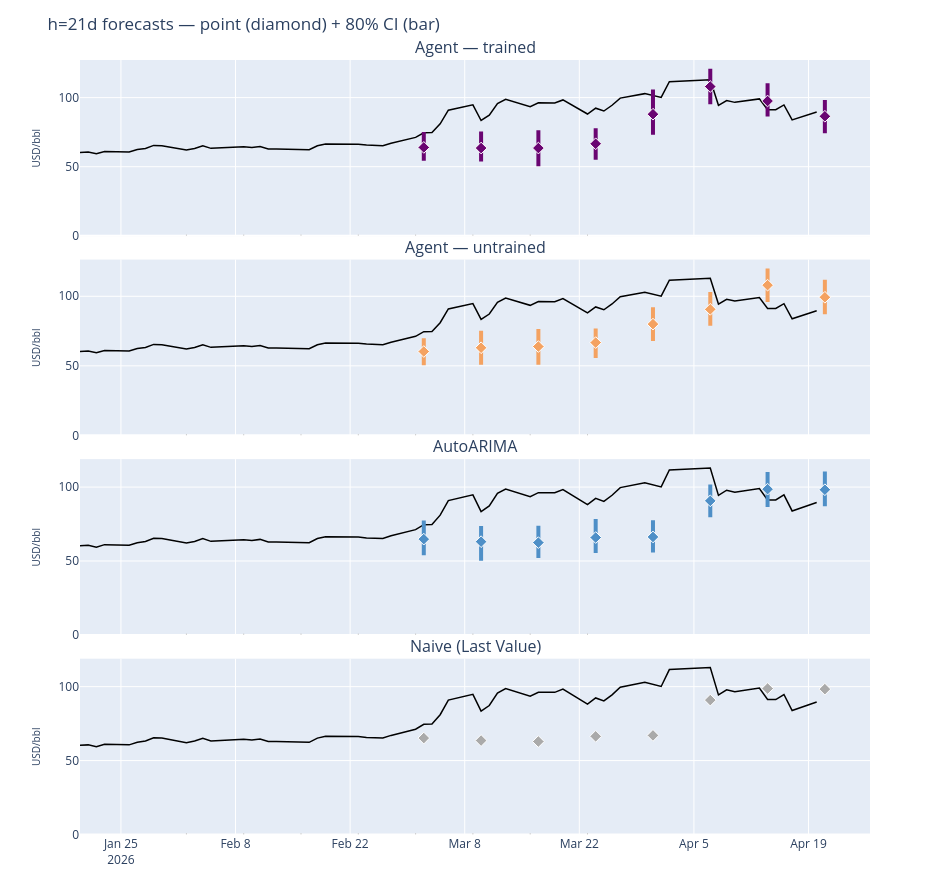

Notebook code for this chart:
### Markdown cell above
---
## 5. Forecast Comparison — All Eval Origins, h=21d

One panel per predictor, all eval origins on a shared time axis.
Each panel shows the realised WTI price (black line), the 21-day-ahead
point forecast (diamond), and the 80% prediction interval (vertical bar).
Ordered by CRPS score — best at top.

### Code cell
from datetime import datetime

import plotly.graph_objects as go
from plotly.subplots import make_subplots


_full_series = data_service.get_series("wti_crude_oil_price", as_of=datetime.now())
_price_ts = pd.to_datetime(_full_series["timestamp"])
_price_vals = _full_series["value"].values

_COLORS = {
    "Naive (Last Value)": "#aaaaaa",
    "AutoARIMA": "#4e8fc7",
    "Agent — untrained": "#f4a261",
    "Agent — trained": "#6a0572",
}
# Show predictors in scorecard order (best CRPS first)
_PREDICTOR_ORDER = [p for p in df_scorecard.index if p in _COLORS]


def _has_forecast(payload) -> bool:
    return hasattr(payload, "point_forecast") and hasattr(payload, "quantiles")


# Collect the longest-horizon prediction per (predictor, origin)
_h21: dict[tuple[str, str], object] = {}
for name, result in all_eval_results.items():
    for pred in result.predictions:
        if not _has_forecast(pred.payload):
            continue
        horizon = (pd.Timestamp(pred.forecast_date) - pd.Timestamp(pred.as_of)).days
        key = (name, str(pred.as_of.date()))
        existing = _h21.get(key)
        if existing is None:
            _h21[key] = pred
        else:
            existing_h = (pd.Timestamp(existing.forecast_date) - pd.Timestamp(existing.as_of)).days
            if horizon > existing_h:
                _h21[key] = pred
print(f"h-max predictions collected: {len(_h21)}")

_origins = sorted({str(pred.as_of.date()) for result in all_eval_results.values() for pred in result.predictions})
_t0 = pd.Timestamp(_origins[0]) - pd.Timedelta(days=14)
_t1 = pd.Timestamp(_origins[-1]) + pd.Timedelta(days=28)
_mask = (_price_ts >= _t0) & (_price_ts <= _t1)
_ctx_dates = _price_ts[_mask]
_ctx_prices = _price_vals[_mask]

_n_rows = len(_PREDICTOR_ORDER)
fig = make_subplots(
    rows=_n_rows,
    cols=1,
    shared_xaxes=True,
    vertical_spacing=0.03,
    subplot_titles=_PREDICTOR_ORDER,
)

for row_idx, name in enumerate(_PREDICTOR_ORDER, 1):
    color = _COLORS[name]
    fig.add_trace(
        go.Scatter(
            x=_ctx_dates,
            y=_ctx_prices,
            mode="lines",
            name="Actual",
            line={"color": "black", "width": 1.5},
            showlegend=(row_idx == 1),
            legendgroup="actual",
        ),
        row=row_idx,
        col=1,
    )

    for origin in _origins:
        pred = _h21.get((name, origin))
        if pred is None:
            continue
        fc_date = pd.Timestamp(pred.forecast_date)
        pt = pred.payload.point_forecast
        lo = pred.payload.quantiles.get(0.1, pt)
        hi = pred.payload.quantiles.get(0.9, pt)
        fig.add_shape(
            type="line",
            x0=pd.Timestamp(origin),
            x1=pd.Timestamp(origin),
            y0=0,
            y1=1,
            yref="paper",
            xref=f"x{row_idx}" if row_idx > 1 else "x",
            line={"dash": "dot", "color": "#cccccc", "width": 1},
            row=row_idx,
            col=1,
        )
        fig.add_trace(
            go.Scatter(
                x=[fc_date, fc_date],
                y=[lo, hi],
                mode="lines",
                line={"color": color, "width": 4},
                showlegend=False,
                legendgroup=name,
            ),
            row=row_idx,
            col=1,
        )
        fig.add_trace(
            go.Scatter(
                x=[fc_date],
                y=[pt],
                mode="markers",
                marker={"color": color, "size": 9, "symbol": "diamond", "line": {"color": "white", "width": 1}},
                name=name,
                showlegend=False,
                legendgroup=name,
            ),
            row=row_idx,
            col=1,
        )

fig.update_layout(
    title="h=21d forecasts — point (diamond) + 80% CI (bar)",
    height=220 * _n_rows,
    width=950,
    showlegend=False,
    margin={"t": 60, "b": 40},
)
for i in range(1, _n_rows + 1):
    fig.update_yaxes(title_text="USD/bbl", title_font_size=10, row=i, col=1)
fig.show()

### Figure 1 — Plotly figure (JSON) as saved in the notebook; plotly's stock layout.template omitted (floating-point values rounded to 4 significant figures)
{"data": [{"legendgroup": "actual", "line": {"color": "black", "width": 1.5}, "mode": "lines", "name": "Actual", "showlegend": true, "type": "scatter", "x": ["2026-01-20T00:00:00.000000000", "2026-01-21T00:00:00.000000000", "2026-01-22T00:00:00.000000000", "2026-01-23T00:00:00.000000000", "2026-01-26T00:00:00.000000000", "2026-01-27T00:00:00.000000000", "2026-01-28T00:00:00.000000000", "2026-01-29T00:00:00.000000000", "2026-01-30T00:00:00.000000000", "2026-02-02T00:00:00.000000000", "2026-02-03T00:00:00.000000000", "2026-02-04T00:00:00.000000000", "2026-02-05T00:00:00.000000000", "2026-02-06T00:00:00.000000000", "2026-02-09T00:00:00.000000000", "2026-02-10T00:00:00.000000000", "2026-02-11T00:00:00.000000000", "2026-02-12T00:00:00.000000000", "2026-02-13T00:00:00.000000000", "2026-02-17T00:00:00.000000000", "2026-02-18T00:00:00.000000000", "2026-02-19T00:00:00.000000000", "2026-02-20T00:00:00.000000000", "2026-02-23T00:00:00.000000000", "2026-02-24T00:00:00.000000000", "2026-02-25T00:00:00.000000000", "2026-02-26T00:00:00.000000000", "2026-02-27T00:00:00.000000000", "2026-03-02T00:00:00.000000000", "2026-03-03T00:00:00.000000000", "2026-03-04T00:00:00.000000000", "2026-03-05T00:00:00.000000000", "2026-03-06T00:00:00.000000000", "2026-03-09T00:00:00.000000000", "2026-03-10T00:00:00.000000000", "2026-03-11T00:00:00.000000000", "2026-03-12T00:00:00.000000000", "2026-03-13T00:00:00.000000000", "2026-03-16T00:00:00.000000000", "2026-03-17T00:00:00.000000000", "2026-03-18T00:00:00.000000000", "2026-03-19T00:00:00.000000000", "2026-03-20T00:00:00.000000000", "2026-03-23T00:00:00.000000000", "2026-03-24T00:00:00.000000000", "2026-03-25T00:00:00.000000000", "2026-03-26T00:00:00.000000000", "2026-03-27T00:00:00.000000000", "2026-03-30T00:00:00.000000000", "2026-03-31T00:00:00.000000000", "2026-04-01T00:00:00.000000000", "2026-04-02T00:00:00.000000000", "2026-04-06T00:00:00.000000000", "2026-04-07T00:00:00.000000000", "2026-04-08T00:00:00.000000000", "2026-04-09T00:00:00.000000000", "2026-04-10T00:00:00.000000000", "2026-04-13T00:00:00.000000000", "2026-04-14T00:00:00.000000000", "2026-04-15T00:00:00.000000000", "2026-04-16T00:00:00.000000000", "2026-04-17T00:00:00.000000000", "2026-04-20T00:00:00.000000000"], "xaxis": "x", "y": [60.34, 60.62, 59.36, 61.07, 60.63, 62.39, 63.21, 65.42, 65.21, 62.14, 63.21, 65.14, 63.29, 63.55, 64.36, 63.96, 64.63, 62.84, 62.89, 62.33, 65.19, 66.43, 66.39, 66.31, 65.63, 65.42, 65.21, 67.02, 71.23, 74.56, 74.66, 81.01, 90.9, 94.77, 83.45, 87.25, 95.73, 98.71, 93.5, 96.21, 96.32, 96.14, 98.32, 88.13, 92.35, 90.32, 94.48, 99.64, 102.9, 101.4, 100.1, 111.5, 112.4, 112.9, 94.41, 97.87, 96.57, 99.08, 91.28, 91.29, 94.69, 83.85, 89.61], "yaxis": "y"}, {"legendgroup": "Agent — trained", "line": {"color": "#6a0572", "width": 4}, "mode": "lines", "showlegend": false, "type": "scatter", "x": ["2026-03-03T00:00:00", "2026-03-03T00:00:00"], "xaxis": "x", "y": [54.32, 75.2], "yaxis": "y"}, {"legendgroup": "Agent — trained", "marker": {"color": "#6a0572", "line": {"color": "white", "width": 1}, "size": 9, "symbol": "diamond"}, "mode": "markers", "name": "Agent — trained", "showlegend": false, "type": "scatter", "x": ["2026-03-03T00:00:00"], "xaxis": "x", "y": [63.97], "yaxis": "y"}, {"legendgroup": "Agent — trained", "line": {"color": "#6a0572", "width": 4}, "mode": "lines", "showlegend": false, "type": "scatter", "x": ["2026-03-10T00:00:00", "2026-03-10T00:00:00"], "xaxis": "x", "y": [53.77, 75.46], "yaxis": "y"}, {"legendgroup": "Agent — trained", "marker": {"color": "#6a0572", "line": {"color": "white", "width": 1}, "size": 9, "symbol": "diamond"}, "mode": "markers", "name": "Agent — trained", "showlegend": false, "type": "scatter", "x": ["2026-03-10T00:00:00"], "xaxis": "x", "y": [63.51], "yaxis": "y"}, {"legendgroup": "Agent — trained", "line": {"color": "#6a0572", "width": 4}, "mode": "lines", "showlegend": false, "type": "scatter", "x": ["2026-03-17T00:00:00", "2026-03-17T00:00:00"], "xaxis": "x", "y": [50.29, 76.43], "yaxis": "y"}, {"legendgroup": "Agent — trained", "marker": {"color": "#6a0572", "line": {"color": "white", "width": 1}, "size": 9, "symbol": "diamond"}, "mode": "markers", "name": "Agent — trained", "showlegend": false, "type": "scatter", "x": ["2026-03-17T00:00:00"], "xaxis": "x", "y": [63.5], "yaxis": "y"}, {"legendgroup": "Agent — trained", "line": {"color": "#6a0572", "width": 4}, "mode": "lines", "showlegend": false, "type": "scatter", "x": ["2026-03-24T00:00:00", "2026-03-24T00:00:00"], "xaxis": "x", "y": [55.11, 77.75], "yaxis": "y"}, {"legendgroup": "Agent — trained", "marker": {"color": "#6a0572", "line": {"color": "white", "width": 1}, "size": 9, "symbol": "diamond"}, "mode": "markers", "name": "Agent — trained", "showlegend": false, "type": "scatter", "x": ["2026-03-24T00:00:00"], "xaxis": "x", "y": [66.61], "yaxis": "y"}, {"legendgroup": "Agent — trained", "line": {"color": "#6a0572", "width": 4}, "mode": "lines", "showlegend": false, "type": "scatter", "x": ["2026-03-31T00:00:00", "2026-03-31T00:00:00"], "xaxis": "x", "y": [73.14, 105.9], "yaxis": "y"}, {"legendgroup": "Agent — trained", "marker": {"color": "#6a0572", "line": {"color": "white", "width": 1}, "size": 9, "symbol": "diamond"}, "mode": "markers", "name": "Agent — trained", "showlegend": false, "type": "scatter", "x": ["2026-03-31T00:00:00"], "xaxis": "x", "y": [88], "yaxis": "y"}, {"legendgroup": "Agent — trained", "line": {"color": "#6a0572", "width": 4}, "mode": "lines", "showlegend": false, "type": "scatter", "x": ["2026-04-07T00:00:00", "2026-04-07T00:00:00"], "xaxis": "x", "y": [95.16, 120.8], "yaxis": "y"}, {"legendgroup": "Agent — trained", "marker": {"color": "#6a0572", "line": {"color": "white", "width": 1}, "size": 9, "symbol": "diamond"}, "mode": "markers", "name": "Agent — trained", "showlegend": false, "type": "scatter", "x": ["2026-04-07T00:00:00"], "xaxis": "x", "y": [108], "yaxis": "y"}, {"legendgroup": "Agent — trained", "line": {"color": "#6a0572", "width": 4}, "mode": "lines", "showlegend": false, "type": "scatter", "x": ["2026-04-14T00:00:00", "2026-04-14T00:00:00"], "xaxis": "x", "y": [86.25, 110.3], "yaxis": "y"}, {"legendgroup": "Agent — trained", "marker": {"color": "#6a0572", "line": {"color": "white", "width": 1}, "size": 9, "symbol": "diamond"}, "mode": "markers", "name": "Agent — trained", "showlegend": false, "type": "scatter", "x": ["2026-04-14T00:00:00"], "xaxis": "x", "y": [97.55], "yaxis": "y"}, {"legendgroup": "Agent — trained", "line": {"color": "#6a0572", "width": 4}, "mode": "lines", "showlegend": false, "type": "scatter", "x": ["2026-04-21T00:00:00", "2026-04-21T00:00:00"], "xaxis": "x", "y": [74.18, 98.22], "yaxis": "y"}, {"legendgroup": "Agent — trained", "marker": {"color": "#6a0572", "line": {"color": "white", "width": 1}, "size": 9, "symbol": "diamond"}, "mode": "markers", "name": "Agent — trained", "showlegend": false, "type": "scatter", "x": ["2026-04-21T00:00:00"], "xaxis": "x", "y": [86.5], "yaxis": "y"}, {"legendgroup": "actual", "line": {"color": "black", "width": 1.5}, "mode": "lines", "name": "Actual", "showlegend": false, "type": "scatter", "x": ["2026-01-20T00:00:00.000000000", "2026-01-21T00:00:00.000000000", "2026-01-22T00:00:00.000000000", "2026-01-23T00:00:00.000000000", "2026-01-26T00:00:00.000000000", "2026-01-27T00:00:00.000000000", "2026-01-28T00:00:00.000000000", "2026-01-29T00:00:00.000000000", "2026-01-30T00:00:00.000000000", "2026-02-02T00:00:00.000000000", "2026-02-03T00:00:00.000000000", "2026-02-04T00:00:00.000000000", "2026-02-05T00:00:00.000000000", "2026-02-06T00:00:00.000000000", "2026-02-09T00:00:00.000000000", "2026-02-10T00:00:00.000000000", "2026-02-11T00:00:00.000000000", "2026-02-12T00:00:00.000000000", "2026-02-13T00:00:00.000000000", "2026-02-17T00:00:00.000000000", "2026-02-18T00:00:00.000000000", "2026-02-19T00:00:00.000000000", "2026-02-20T00:00:00.000000000", "2026-02-23T00:00:00.000000000", "2026-02-24T00:00:00.000000000", "2026-02-25T00:00:00.000000000", "2026-02-26T00:00:00.000000000", "2026-02-27T00:00:00.000000000", "2026-03-02T00:00:00.000000000", "2026-03-03T00:00:00.000000000", "2026-03-04T00:00:00.000000000", "2026-03-05T00:00:00.000000000", "2026-03-06T00:00:00.000000000", "2026-03-09T00:00:00.000000000", "2026-03-10T00:00:00.000000000", "2026-03-11T00:00:00.000000000", "2026-03-12T00:00:00.000000000", "2026-03-13T00:00:00.000000000", "2026-03-16T00:00:00.000000000", "2026-03-17T00:00:00.000000000", "2026-03-18T00:00:00.000000000", "2026-03-19T00:00:00.000000000", "2026-03-20T00:00:00.000000000", "2026-03-23T00:00:00.000000000", "2026-03-24T00:00:00.000000000", "2026-03-25T00:00:00.000000000", "2026-03-26T00:00:00.000000000", "2026-03-27T00:00:00.000000000", "2026-03-30T00:00:00.000000000", "2026-03-31T00:00:00.000000000", "2026-04-01T00:00:00.000000000", "2026-04-02T00:00:00.000000000", "2026-04-06T00:00:00.000000000", "2026-04-07T00:00:00.000000000", "2026-04-08T00:00:00.000000000", "2026-04-09T00:00:00.000000000", "2026-04-10T00:00:00.000000000", "2026-04-13T00:00:00.000000000", "2026-04-14T00:00:00.000000000", "2026-04-15T00:00:00.000000000", "2026-04-16T00:00:00.000000000", "2026-04-17T00:00:00.000000000", "2026-04-20T00:00:00.000000000"], "xaxis": "x2", "y": [60.34, 60.62, 59.36, 61.07, 60.63, 62.39, 63.21, 65.42, 65.21, 62.14, 63.21, 65.14, 63.29, 63.55, 64.36, 63.96, 64.63, 62.84, 62.89, 62.33, 65.19, 66.43, 66.39, 66.31, 65.63, 65.42, 65.21, 67.02, 71.23, 74.56, 74.66, 81.01, 90.9, 94.77, 83.45, 87.25, 95.73, 98.71, 93.5, 96.21, 96.32, 96.14, 98.32, 88.13, 92.35, 90.32, 94.48, 99.64, 102.9, 101.4, 100.1, 111.5, 112.4, 112.9, 94.41, 97.87, 96.57, 99.08, 91.28, 91.29, 94.69, 83.85, 89.61], "yaxis": "y2"}, {"legendgroup": "Agent — untrained", "line": {"color": "#f4a261", "width": 4}, "mode": "lines", "showlegend": false, "type": "scatter", "x": ["2026-03-03T00:00:00", "2026-03-03T00:00:00"], "xaxis": "x2", "y": [50.46, 69.8], "yaxis": "y2"}, {"legendgroup": "Agent — untrained", "marker": {"color": "#f4a261", "line": {"color": "white", "width": 1}, "size": 9, "symbol": "diamond"}, "mode": "markers", "name": "Agent — untrained", "showlegend": false, "type": "scatter", "x": ["2026-03-03T00:00:00"], "xaxis": "x2", "y": [60.3], "yaxis": "y2"}, {"legendgroup": "Agent — untrained", "line": {"color": "#f4a261", "width": 4}, "mode": "lines", "showlegend": false, "type": "scatter", "x": ["2026-03-10T00:00:00", "2026-03-10T00:00:00"], "xaxis": "x2", "y": [50.77, 75.23], "yaxis": "y2"}, {"legendgroup": "Agent — untrained", "marker": {"color": "#f4a261", "line": {"color": "white", "width": 1}, "size": 9, "symbol": "diamond"}, "mode": "markers", "name": "Agent — untrained", "showlegend": false, "type": "scatter", "x": ["2026-03-10T00:00:00"], "xaxis": "x2", "y": [63], "yaxis": "y2"}, {"legendgroup": "Agent — untrained", "line": {"color": "#f4a261", "width": 4}, "mode": "lines", "showlegend": false, "type": "scatter", "x": ["2026-03-17T00:00:00", "2026-03-17T00:00:00"], "xaxis": "x2", "y": [50.75, 76.46], "yaxis": "y2"}, {"legendgroup": "Agent — untrained", "marker": {"color": "#f4a261", "line": {"color": "white", "width": 1}, "size": 9, "symbol": "diamond"}, "mode": "markers", "name": "Agent — untrained", "showlegend": false, "type": "scatter", "x": ["2026-03-17T00:00:00"], "xaxis": "x2", "y": [63.88], "yaxis": "y2"}, {"legendgroup": "Agent — untrained", "line": {"color": "#f4a261", "width": 4}, "mode": "lines", "showlegend": false, "type": "scatter", "x": ["2026-03-24T00:00:00", "2026-03-24T00:00:00"], "xaxis": "x2", "y": [55.63, 76.81], "yaxis": "y2"}, {"legendgroup": "Agent — untrained", "marker": {"color": "#f4a261", "line": {"color": "white", "width": 1}, "size": 9, "symbol": "diamond"}, "mode": "markers", "name": "Agent — untrained", "showlegend": false, "type": "scatter", "x": ["2026-03-24T00:00:00"], "xaxis": "x2", "y": [66.71], "yaxis": "y2"}, {"legendgroup": "Agent — untrained", "line": {"color": "#f4a261", "width": 4}, "mode": "lines", "showlegend": false, "type": "scatter", "x": ["2026-03-31T00:00:00", "2026-03-31T00:00:00"], "xaxis": "x2", "y": [67.83, 92.17], "yaxis": "y2"}, {"legendgroup": "Agent — untrained", "marker": {"color": "#f4a261", "line": {"color": "white", "width": 1}, "size": 9, "symbol": "diamond"}, "mode": "markers", "name": "Agent — untrained", "showlegend": false, "type": "scatter", "x": ["2026-03-31T00:00:00"], "xaxis": "x2", "y": [80], "yaxis": "y2"}, {"legendgroup": "Agent — untrained", "line": {"color": "#f4a261", "width": 4}, "mode": "lines", "showlegend": false, "type": "scatter", "x": ["2026-04-07T00:00:00", "2026-04-07T00:00:00"], "xaxis": "x2", "y": [78.83, 103.0], "yaxis": "y2"}, {"legendgroup": "Agent — untrained", "marker": {"color": "#f4a261", "line": {"color": "white", "width": 1}, "size": 9, "symbol": "diamond"}, "mode": "markers", "name": "Agent — untrained", "showlegend": false, "type": "scatter", "x": ["2026-04-07T00:00:00"], "xaxis": "x2", "y": [90.62], "yaxis": "y2"}, {"legendgroup": "Agent — untrained", "line": {"color": "#f4a261", "width": 4}, "mode": "lines", "showlegend": false, "type": "scatter", "x": ["2026-04-14T00:00:00", "2026-04-14T00:00:00"], "xaxis": "x2", "y": [95.93, 120.1], "yaxis": "y2"}, {"legendgroup": "Agent — untrained", "marker": {"color": "#f4a261", "line": {"color": "white", "width": 1}, "size": 9, "symbol": "diamond"}, "mode": "markers", "name": "Agent — untrained", "showlegend": false, "type": "scatter", "x": ["2026-04-14T00:00:00"], "xaxis": "x2", "y": [108], "yaxis": "y2"}, {"legendgroup": "Agent — untrained", "line": {"color": "#f4a261", "width": 4}, "mode": "lines", "showlegend": false, "type": "scatter", "x": ["2026-04-21T00:00:00", "2026-04-21T00:00:00"], "xaxis": "x2", "y": [87.16, 111.9], "yaxis": "y2"}, {"legendgroup": "Agent — untrained", "marker": {"color": "#f4a261", "line": {"color": "white", "width": 1}, "size": 9, "symbol": "diamond"}, "mode": "markers", "name": "Agent — untrained", "showlegend": false, "type": "scatter", "x": ["2026-04-21T00:00:00"], "xaxis": "x2", "y": [99.3], "yaxis": "y2"}, {"legendgroup": "actual", "line": {"color": "black", "width": 1.5}, "mode": "lines", "name": "Actual", "showlegend": false, "type": "scatter", "x": ["2026-01-20T00:00:00.000000000", "2026-01-21T00:00:00.000000000", "2026-01-22T00:00:00.000000000", "2026-01-23T00:00:00.000000000", "2026-01-26T00:00:00.000000000", "2026-01-27T00:00:00.000000000", "2026-01-28T00:00:00.000000000", "2026-01-29T00:00:00.000000000", "2026-01-30T00:00:00.000000000", "2026-02-02T00:00:00.000000000", "2026-02-03T00:00:00.000000000", "2026-02-04T00:00:00.000000000", "2026-02-05T00:00:00.000000000", "2026-02-06T00:00:00.000000000", "2026-02-09T00:00:00.000000000", "2026-02-10T00:00:00.000000000", "2026-02-11T00:00:00.000000000", "2026-02-12T00:00:00.000000000", "2026-02-13T00:00:00.000000000", "2026-02-17T00:00:00.000000000", "2026-02-18T00:00:00.000000000", "2026-02-19T00:00:00.000000000", "2026-02-20T00:00:00.000000000", "2026-02-23T00:00:00.000000000", "2026-02-24T00:00:00.000000000", "2026-02-25T00:00:00.000000000", "2026-02-26T00:00:00.000000000", "2026-02-27T00:00:00.000000000", "2026-03-02T00:00:00.000000000", "2026-03-03T00:00:00.000000000", "2026-03-04T00:00:00.000000000", "2026-03-05T00:00:00.000000000", "2026-03-06T00:00:00.000000000", "2026-03-09T00:00:00.000000000", "2026-03-10T00:00:00.000000000", "2026-03-11T00:00:00.000000000", "2026-03-12T00:00:00.000000000", "2026-03-13T00:00:00.000000000", "2026-03-16T00:00:00.000000000", "2026-03-17T00:00:00.000000000", "2026-03-18T00:00:00.000000000", "2026-03-19T00:00:00.000000000", "2026-03-20T00:00:00.000000000", "2026-03-23T00:00:00.000000000", "2026-03-24T00:00:00.000000000", "2026-03-25T00:00:00.000000000", "2026-03-26T00:00:00.000000000", "2026-03-27T00:00:00.000000000", "2026-03-30T00:00:00.000000000", "2026-03-31T00:00:00.000000000", "2026-04-01T00:00:00.000000000", "2026-04-02T00:00:00.000000000", "2026-04-06T00:00:00.000000000", "2026-04-07T00:00:00.000000000", "2026-04-08T00:00:00.000000000", "2026-04-09T00:00:00.000000000", "2026-04-10T00:00:00.000000000", "2026-04-13T00:00:00.000000000", "2026-04-14T00:00:00.000000000", "2026-04-15T00:00:00.000000000", "2026-04-16T00:00:00.000000000", "2026-04-17T00:00:00.000000000", "2026-04-20T00:00:00.000000000"], "xaxis": "x3", "y": [60.34, 60.62, 59.36, 61.07, 60.63, 62.39, 63.21, 65.42, 65.21, 62.14, 63.21, 65.14, 63.29, 63.55, 64.36, 63.96, 64.63, 62.84, 62.89, 62.33, 65.19, 66.43, 66.39, 66.31, 65.63, 65.42, 65.21, 67.02, 71.23, 74.56, 74.66, 81.01, 90.9, 94.77, 83.45, 87.25, 95.73, 98.71, 93.5, 96.21, 96.32, 96.14, 98.32, 88.13, 92.35, 90.32, 94.48, 99.64, 102.9, 101.4, 100.1, 111.5, 112.4, 112.9, 94.41, 97.87, 96.57, 99.08, 91.28, 91.29, 94.69, 83.85, 89.61], "yaxis": "y3"}, {"legendgroup": "AutoARIMA", "line": {"color": "#4e8fc7", "width": 4}, "mode": "lines", "showlegend": false, "type": "scatter", "x": ["2026-03-03T00:00:00", "2026-03-03T00:00:00"], "xaxis": "x3", "y": [53.97, 77.35], "yaxis": "y3"}, {"legendgroup": "AutoARIMA", "marker": {"color": "#4e8fc7", "line": {"color": "white", "width": 1}, "size": 9, "symbol": "diamond"}, "mode": "markers", "name": "AutoARIMA", "showlegend": false, "type": "scatter", "x": ["2026-03-03T00:00:00"], "xaxis": "x3", "y": [64.8], "yaxis": "y3"}, {"legendgroup": "AutoARIMA", "line": {"color": "#4e8fc7", "width": 4}, "mode": "lines", "showlegend": false, "type": "scatter", "x": ["2026-03-10T00:00:00", "2026-03-10T00:00:00"], "xaxis": "x3", "y": [50.22, 73.77], "yaxis": "y3"}, {"legendgroup": "AutoARIMA", "marker": {"color": "#4e8fc7", "line": {"color": "white", "width": 1}, "size": 9, "symbol": "diamond"}, "mode": "markers", "name": "AutoARIMA", "showlegend": false, "type": "scatter", "x": ["2026-03-10T00:00:00"], "xaxis": "x3", "y": [63.08], "yaxis": "y3"}, {"legendgroup": "AutoARIMA", "line": {"color": "#4e8fc7", "width": 4}, "mode": "lines", "showlegend": false, "type": "scatter", "x": ["2026-03-17T00:00:00", "2026-03-17T00:00:00"], "xaxis": "x3", "y": [52.01, 73.89], "yaxis": "y3"}, {"legendgroup": "AutoARIMA", "marker": {"color": "#4e8fc7", "line": {"color": "white", "width": 1}, "size": 9, "symbol": "diamond"}, "mode": "markers", "name": "AutoARIMA", "showlegend": false, "type": "scatter", "x": ["2026-03-17T00:00:00"], "xaxis": "x3", "y": [62.44], "yaxis": "y3"}, {"legendgroup": "AutoARIMA", "line": {"color": "#4e8fc7", "width": 4}, "mode": "lines", "showlegend": false, "type": "scatter", "x": ["2026-03-24T00:00:00", "2026-03-24T00:00:00"], "xaxis": "x3", "y": [55.42, 78.47], "yaxis": "y3"}, {"legendgroup": "AutoARIMA", "marker": {"color": "#4e8fc7", "line": {"color": "white", "width": 1}, "size": 9, "symbol": "diamond"}, "mode": "markers", "name": "AutoARIMA", "showlegend": false, "type": "scatter", "x": ["2026-03-24T00:00:00"], "xaxis": "x3", "y": [65.87], "yaxis": "y3"}, {"legendgroup": "AutoARIMA", "line": {"color": "#4e8fc7", "width": 4}, "mode": "lines", "showlegend": false, "type": "scatter", "x": ["2026-03-31T00:00:00", "2026-03-31T00:00:00"], "xaxis": "x3", "y": [55.72, 77.63], "yaxis": "y3"}, {"legendgroup": "AutoARIMA", "marker": {"color": "#4e8fc7", "line": {"color": "white", "width": 1}, "size": 9, "symbol": "diamond"}, "mode": "markers", "name": "AutoARIMA", "showlegend": false, "type": "scatter", "x": ["2026-03-31T00:00:00"], "xaxis": "x3", "y": [66.27], "yaxis": "y3"}, {"legendgroup": "AutoARIMA", "line": {"color": "#4e8fc7", "width": 4}, "mode": "lines", "showlegend": false, "type": "scatter", "x": ["2026-04-07T00:00:00", "2026-04-07T00:00:00"], "xaxis": "x3", "y": [79.57, 101.8], "yaxis": "y3"}, {"legendgroup": "AutoARIMA", "marker": {"color": "#4e8fc7", "line": {"color": "white", "width": 1}, "size": 9, "symbol": "diamond"}, "mode": "markers", "name": "AutoARIMA", "showlegend": false, "type": "scatter", "x": ["2026-04-07T00:00:00"], "xaxis": "x3", "y": [90.7], "yaxis": "y3"}, {"legendgroup": "AutoARIMA", "line": {"color": "#4e8fc7", "width": 4}, "mode": "lines", "showlegend": false, "type": "scatter", "x": ["2026-04-14T00:00:00", "2026-04-14T00:00:00"], "xaxis": "x3", "y": [86.56, 110.2], "yaxis": "y3"}, {"legendgroup": "AutoARIMA", "marker": {"color": "#4e8fc7", "line": {"color": "white", "width": 1}, "size": 9, "symbol": "diamond"}, "mode": "markers", "name": "AutoARIMA", "showlegend": false, "type": "scatter", "x": ["2026-04-14T00:00:00"], "xaxis": "x3", "y": [98.58], "yaxis": "y3"}, {"legendgroup": "AutoARIMA", "line": {"color": "#4e8fc7", "width": 4}, "mode": "lines", "showlegend": false, "type": "scatter", "x": ["2026-04-21T00:00:00", "2026-04-21T00:00:00"], "xaxis": "x3", "y": [87.1, 110.6], "yaxis": "y3"}, {"legendgroup": "AutoARIMA", "marker": {"color": "#4e8fc7", "line": {"color": "white", "width": 1}, "size": 9, "symbol": "diamond"}, "mode": "markers", "name": "AutoARIMA", "showlegend": false, "type": "scatter", "x": ["2026-04-21T00:00:00"], "xaxis": "x3", "y": [98.21], "yaxis": "y3"}, {"legendgroup": "actual", "line": {"color": "black", "width": 1.5}, "mode": "lines", "name": "Actual", "showlegend": false, "type": "scatter", "x": ["2026-01-20T00:00:00.000000000", "2026-01-21T00:00:00.000000000", "2026-01-22T00:00:00.000000000", "2026-01-23T00:00:00.000000000", "2026-01-26T00:00:00.000000000", "2026-01-27T00:00:00.000000000", "2026-01-28T00:00:00.000000000", "2026-01-29T00:00:00.000000000", "2026-01-30T00:00:00.000000000", "2026-02-02T00:00:00.000000000", "2026-02-03T00:00:00.000000000", "2026-02-04T00:00:00.000000000", "2026-02-05T00:00:00.000000000", "2026-02-06T00:00:00.000000000", "2026-02-09T00:00:00.000000000", "2026-02-10T00:00:00.000000000", "2026-02-11T00:00:00.000000000", "2026-02-12T00:00:00.000000000", "2026-02-13T00:00:00.000000000", "2026-02-17T00:00:00.000000000", "2026-02-18T00:00:00.000000000", "2026-02-19T00:00:00.000000000", "2026-02-20T00:00:00.000000000", "2026-02-23T00:00:00.000000000", "2026-02-24T00:00:00.000000000", "2026-02-25T00:00:00.000000000", "2026-02-26T00:00:00.000000000", "2026-02-27T00:00:00.000000000", "2026-03-02T00:00:00.000000000", "2026-03-03T00:00:00.000000000", "2026-03-04T00:00:00.000000000", "2026-03-05T00:00:00.000000000", "2026-03-06T00:00:00.000000000", "2026-03-09T00:00:00.000000000", "2026-03-10T00:00:00.000000000", "2026-03-11T00:00:00.000000000", "2026-03-12T00:00:00.000000000", "2026-03-13T00:00:00.000000000", "2026-03-16T00:00:00.000000000", "2026-03-17T00:00:00.000000000", "2026-03-18T00:00:00.000000000", "2026-03-19T00:00:00.000000000", "2026-03-20T00:00:00.000000000", "2026-03-23T00:00:00.000000000", "2026-03-24T00:00:00.000000000", "2026-03-25T00:00:00.000000000", "2026-03-26T00:00:00.000000000", "2026-03-27T00:00:00.000000000", "2026-03-30T00:00:00.000000000", "2026-03-31T00:00:00.000000000", "2026-04-01T00:00:00.000000000", "2026-04-02T00:00:00.000000000", "2026-04-06T00:00:00.000000000", "2026-04-07T00:00:00.000000000", "2026-04-08T00:00:00.000000000", "2026-04-09T00:00:00.000000000", "2026-04-10T00:00:00.000000000", "2026-04-13T00:00:00.000000000", "2026-04-14T00:00:00.000000000", "2026-04-15T00:00:00.000000000", "2026-04-16T00:00:00.000000000", "2026-04-17T00:00:00.000000000", "2026-04-20T00:00:00.000000000"], "xaxis": "x4", "y": [60.34, 60.62, 59.36, 61.07, 60.63, 62.39, 63.21, 65.42, 65.21, 62.14, 63.21, 65.14, 63.29, 63.55, 64.36, 63.96, 64.63, 62.84, 62.89, 62.33, 65.19, 66.43, 66.39, 66.31, 65.63, 65.42, 65.21, 67.02, 71.23, 74.56, 74.66, 81.01, 90.9, 94.77, 83.45, 87.25, 95.73, 98.71, 93.5, 96.21, 96.32, 96.14, 98.32, 88.13, 92.35, 90.32, 94.48, 99.64, 102.9, 101.4, 100.1, 111.5, 112.4, 112.9, 94.41, 97.87, 96.57, 99.08, 91.28, 91.29, 94.69, 83.85, 89.61], "yaxis": "y4"}, {"legendgroup": "Naive (Last Value)", "line": {"color": "#aaaaaa", "width": 4}, "mode": "lines", "showlegend": false, "type": "scatter", "x": ["2026-03-03T00:00:00", "2026-03-03T00:00:00"], "xaxis": "x4", "y": [65.21, 65.21], "yaxis": "y4"}, {"legendgroup": "Naive (Last Value)", "marker": {"color": "#aaaaaa", "line": {"color": "white", "width": 1}, "size": 9, "symbol": "diamond"}, "mode": "markers", "name": "Naive (Last Value)", "showlegend": false, "type": "scatter", "x": ["2026-03-03T00:00:00"], "xaxis": "x4", "y": [65.21], "yaxis": "y4"}, {"legendgroup": "Naive (Last Value)", "line": {"color": "#aaaaaa", "width": 4}, "mode": "lines", "showlegend": false, "type": "scatter", "x": ["2026-03-10T00:00:00", "2026-03-10T00:00:00"], "xaxis": "x4", "y": [63.55, 63.55], "yaxis": "y4"}, {"legendgroup": "Naive (Last Value)", "marker": {"color": "#aaaaaa", "line": {"color": "white", "width": 1}, "size": 9, "symbol": "diamond"}, "mode": "markers", "name": "Naive (Last Value)", "showlegend": false, "type": "scatter", "x": ["2026-03-10T00:00:00"], "xaxis": "x4", "y": [63.55], "yaxis": "y4"}, {"legendgroup": "Naive (Last Value)", "line": {"color": "#aaaaaa", "width": 4}, "mode": "lines", "showlegend": false, "type": "scatter", "x": ["2026-03-17T00:00:00", "2026-03-17T00:00:00"], "xaxis": "x4", "y": [62.89, 62.89], "yaxis": "y4"}, {"legendgroup": "Naive (Last Value)", "marker": {"color": "#aaaaaa", "line": {"color": "white", "width": 1}, "size": 9, "symbol": "diamond"}, "mode": "markers", "name": "Naive (Last Value)", "showlegend": false, "type": "scatter", "x": ["2026-03-17T00:00:00"], "xaxis": "x4", "y": [62.89], "yaxis": "y4"}, {"legendgroup": "Naive (Last Value)", "line": {"color": "#aaaaaa", "width": 4}, "mode": "lines", "showlegend": false, "type": "scatter", "x": ["2026-03-24T00:00:00", "2026-03-24T00:00:00"], "xaxis": "x4", "y": [66.39, 66.39], "yaxis": "y4"}, {"legendgroup": "Naive (Last Value)", "marker": {"color": "#aaaaaa", "line": {"color": "white", "width": 1}, "size": 9, "symbol": "diamond"}, "mode": "markers", "name": "Naive (Last Value)", "showlegend": false, "type": "scatter", "x": ["2026-03-24T00:00:00"], "xaxis": "x4", "y": [66.39], "yaxis": "y4"}, {"legendgroup": "Naive (Last Value)", "line": {"color": "#aaaaaa", "width": 4}, "mode": "lines", "showlegend": false, "type": "scatter", "x": ["2026-03-31T00:00:00", "2026-03-31T00:00:00"], "xaxis": "x4", "y": [67.02, 67.02], "yaxis": "y4"}, {"legendgroup": "Naive (Last Value)", "marker": {"color": "#aaaaaa", "line": {"color": "white", "width": 1}, "size": 9, "symbol": "diamond"}, "mode": "markers", "name": "Naive (Last Value)", "showlegend": false, "type": "scatter", "x": ["2026-03-31T00:00:00"], "xaxis": "x4", "y": [67.02], "yaxis": "y4"}, {"legendgroup": "Naive (Last Value)", "line": {"color": "#aaaaaa", "width": 4}, "mode": "lines", "showlegend": false, "type": "scatter", "x": ["2026-04-07T00:00:00", "2026-04-07T00:00:00"], "xaxis": "x4", "y": [90.9, 90.9], "yaxis": "y4"}, {"legendgroup": "Naive (Last Value)", "marker": {"color": "#aaaaaa", "line": {"color": "white", "width": 1}, "size": 9, "symbol": "diamond"}, "mode": "markers", "name": "Naive (Last Value)", "showlegend": false, "type": "scatter", "x": ["2026-04-07T00:00:00"], "xaxis": "x4", "y": [90.9], "yaxis": "y4"}, {"legendgroup": "Naive (Last Value)", "line": {"color": "#aaaaaa", "width": 4}, "mode": "lines", "showlegend": false, "type": "scatter", "x": ["2026-04-14T00:00:00", "2026-04-14T00:00:00"], "xaxis": "x4", "y": [98.71, 98.71], "yaxis": "y4"}, {"legendgroup": "Naive (Last Value)", "marker": {"color": "#aaaaaa", "line": {"color": "white", "width": 1}, "size": 9, "symbol": "diamond"}, "mode": "markers", "name": "Naive (Last Value)", "showlegend": false, "type": "scatter", "x": ["2026-04-14T00:00:00"], "xaxis": "x4", "y": [98.71], "yaxis": "y4"}, {"legendgroup": "Naive (Last Value)", "line": {"color": "#aaaaaa", "width": 4}, "mode": "lines", "showlegend": false, "type": "scatter", "x": ["2026-04-21T00:00:00", "2026-04-21T00:00:00"], "xaxis": "x4", "y": [98.32, 98.32], "yaxis": "y4"}, {"legendgroup": "Naive (Last Value)", "marker": {"color": "#aaaaaa", "line": {"color": "white", "width": 1}, "size": 9, "symbol": "diamond"}, "mode": "markers", "name": "Naive (Last Value)", "showlegend": false, "type": "scatter", "x": ["2026-04-21T00:00:00"], "xaxis": "x4", "y": [98.32], "yaxis": "y4"}], "layout": {"annotations": [{"font": {"size": 16}, "showarrow": false, "text": "Agent — trained", "x": 0.5, "xanchor": "center", "xref": "paper", "y": 1, "yanchor": "bottom", "yref": "paper"}, {"font": {"size": 16}, "showarrow": false, "text": "Agent — untrained", "x": 0.5, "xanchor": "center", "xref": "paper", "y": 0.7425, "yanchor": "bottom", "yref": "paper"}, {"font": {"size": 16}, "showarrow": false, "text": "AutoARIMA", "x": 0.5, "xanchor": "center", "xref": "paper", "y": 0.485, "yanchor": "bottom", "yref": "paper"}, {"font": {"size": 16}, "showarrow": false, "text": "Naive (Last Value)", "x": 0.5, "xanchor": "center", "xref": "paper", "y": 0.2275, "yanchor": "bottom", "yref": "paper"}], "height": 880, "margin": {"b": 40, "t": 60}, "shapes": [{"line": {"color": "#cccccc", "dash": "dot", "width": 1}, "type": "line", "x0": "2026-02-02T00:00:00", "x1": "2026-02-02T00:00:00", "xref": "x", "y0": 0, "y1": 1, "yref": "y"}, {"line": {"color": "#cccccc", "dash": "dot", "width": 1}, "type": "line", "x0": "2026-02-09T00:00:00", "x1": "2026-02-09T00:00:00", "xref": "x", "y0": 0, "y1": 1, "yref": "y"}, {"line": {"color": "#cccccc", "dash": "dot", "width": 1}, "type": "line", "x0": "2026-02-16T00:00:00", "x1": "2026-02-16T00:00:00", "xref": "x", "y0": 0, "y1": 1, "yref": "y"}, {"line": {"color": "#cccccc", "dash": "dot", "width": 1}, "type": "line", "x0": "2026-02-23T00:00:00", "x1": "2026-02-23T00:00:00", "xref": "x", "y0": 0, "y1": 1, "yref": "y"}, {"line": {"color": "#cccccc", "dash": "dot", "width": 1}, "type": "line", "x0": "2026-03-02T00:00:00", "x1": "2026-03-02T00:00:00", "xref": "x", "y0": 0, "y1": 1, "yref": "y"}, {"line": {"color": "#cccccc", "dash": "dot", "width": 1}, "type": "line", "x0": "2026-03-09T00:00:00", "x1": "2026-03-09T00:00:00", "xref": "x", "y0": 0, "y1": 1, "yref": "y"}, {"line": {"color": "#cccccc", "dash": "dot", "width": 1}, "type": "line", "x0": "2026-03-16T00:00:00", "x1": "2026-03-16T00:00:00", "xref": "x", "y0": 0, "y1": 1, "yref": "y"}, {"line": {"color": "#cccccc", "dash": "dot", "width": 1}, "type": "line", "x0": "2026-03-23T00:00:00", "x1": "2026-03-23T00:00:00", "xref": "x", "y0": 0, "y1": 1, "yref": "y"}, {"line": {"color": "#cccccc", "dash": "dot", "width": 1}, "type": "line", "x0": "2026-02-02T00:00:00", "x1": "2026-02-02T00:00:00", "xref": "x2", "y0": 0, "y1": 1, "yref": "y2"}, {"line": {"color": "#cccccc", "dash": "dot", "width": 1}, "type": "line", "x0": "2026-02-09T00:00:00", "x1": "2026-02-09T00:00:00", "xref": "x2", "y0": 0, "y1": 1, "yref": "y2"}, {"line": {"color": "#cccccc", "dash": "dot", "width": 1}, "type": "line", "x0": "2026-02-16T00:00:00", "x1": "2026-02-16T00:00:00", "xref": "x2", "y0": 0, "y1": 1, "yref": "y2"}, {"line": {"color": "#cccccc", "dash": "dot", "width": 1}, "type": "line", "x0": "2026-02-23T00:00:00", "x1": "2026-02-23T00:00:00", "xref": "x2", "y0": 0, "y1": 1, "yref": "y2"}, {"line": {"color": "#cccccc", "dash": "dot", "width": 1}, "type": "line", "x0": "2026-03-02T00:00:00", "x1": "2026-03-02T00:00:00", "xref": "x2", "y0": 0, "y1": 1, "yref": "y2"}, {"line": {"color": "#cccccc", "dash": "dot", "width": 1}, "type": "line", "x0": "2026-03-09T00:00:00", "x1": "2026-03-09T00:00:00", "xref": "x2", "y0": 0, "y1": 1, "yref": "y2"}, {"line": {"color": "#cccccc", "dash": "dot", "width": 1}, "type": "line", "x0": "2026-03-16T00:00:00", "x1": "2026-03-16T00:00:00", "xref": "x2", "y0": 0, "y1": 1, "yref": "y2"}, {"line": {"color": "#cccccc", "dash": "dot", "width": 1}, "type": "line", "x0": "2026-03-23T00:00:00", "x1": "2026-03-23T00:00:00", "xref": "x2", "y0": 0, "y1": 1, "yref": "y2"}, {"line": {"color": "#cccccc", "dash": "dot", "width": 1}, "type": "line", "x0": "2026-02-02T00:00:00", "x1": "2026-02-02T00:00:00", "xref": "x3", "y0": 0, "y1": 1, "yref": "y3"}, {"line": {"color": "#cccccc", "dash": "dot", "width": 1}, "type": "line", "x0": "2026-02-09T00:00:00", "x1": "2026-02-09T00:00:00", "xref": "x3", "y0": 0, "y1": 1, "yref": "y3"}, {"line": {"color": "#cccccc", "dash": "dot", "width": 1}, "type": "line", "x0": "2026-02-16T00:00:00", "x1": "2026-02-16T00:00:00", "xref": "x3", "y0": 0, "y1": 1, "yref": "y3"}, {"line": {"color": "#cccccc", "dash": "dot", "width": 1}, "type": "line", "x0": "2026-02-23T00:00:00", "x1": "2026-02-23T00:00:00", "xref": "x3", "y0": 0, "y1": 1, "yref": "y3"}, {"line": {"color": "#cccccc", "dash": "dot", "width": 1}, "type": "line", "x0": "2026-03-02T00:00:00", "x1": "2026-03-02T00:00:00", "xref": "x3", "y0": 0, "y1": 1, "yref": "y3"}, {"line": {"color": "#cccccc", "dash": "dot", "width": 1}, "type": "line", "x0": "2026-03-09T00:00:00", "x1": "2026-03-09T00:00:00", "xref": "x3", "y0": 0, "y1": 1, "yref": "y3"}, {"line": {"color": "#cccccc", "dash": "dot", "width": 1}, "type": "line", "x0": "2026-03-16T00:00:00", "x1": "2026-03-16T00:00:00", "xref": "x3", "y0": 0, "y1": 1, "yref": "y3"}, {"line": {"color": "#cccccc", "dash": "dot", "width": 1}, "type": "line", "x0": "2026-03-23T00:00:00", "x1": "2026-03-23T00:00:00", "xref": "x3", "y0": 0, "y1": 1, "yref": "y3"}, {"line": {"color": "#cccccc", "dash": "dot", "width": 1}, "type": "line", "x0": "2026-02-02T00:00:00", "x1": "2026-02-02T00:00:00", "xref": "x4", "y0": 0, "y1": 1, "yref": "y4"}, {"line": {"color": "#cccccc", "dash": "dot", "width": 1}, "type": "line", "x0": "2026-02-09T00:00:00", "x1": "2026-02-09T00:00:00", "xref": "x4", "y0": 0, "y1": 1, "yref": "y4"}, {"line": {"color": "#cccccc", "dash": "dot", "width": 1}, "type": "line", "x0": "2026-02-16T00:00:00", "x1": "2026-02-16T00:00:00", "xref": "x4", "y0": 0, "y1": 1, "yref": "y4"}, {"line": {"color": "#cccccc", "dash": "dot", "width": 1}, "type": "line", "x0": "2026-02-23T00:00:00", "x1": "2026-02-23T00:00:00", "xref": "x4", "y0": 0, "y1": 1, "yref": "y4"}, {"line": {"color": "#cccccc", "dash": "dot", "width": 1}, "type": "line", "x0": "2026-03-02T00:00:00", "x1": "2026-03-02T00:00:00", "xref": "x4", "y0": 0, "y1": 1, "yref": "y4"}, {"line": {"color": "#cccccc", "dash": "dot", "width": 1}, "type": "line", "x0": "2026-03-09T00:00:00", "x1": "2026-03-09T00:00:00", "xref": "x4", "y0": 0, "y1": 1, "yref": "y4"}, {"line": {"color": "#cccccc", "dash": "dot", "width": 1}, "type": "line", "x0": "2026-03-16T00:00:00", "x1": "2026-03-16T00:00:00", "xref": "x4", "y0": 0, "y1": 1, "yref": "y4"}, {"line": {"color": "#cccccc", "dash": "dot", "width": 1}, "type": "line", "x0": "2026-03-23T00:00:00", "x1": "2026-03-23T00:00:00", "xref": "x4", "y0": 0, "y1": 1, "yref": "y4"}], "showlegend": false, "title": {"text": "h=21d forecasts — point (diamond) + 80% CI (bar)"}, "width": 950, "xaxis": {"anchor": "y", "domain": [0, 1], "matches": "x4", "showticklabels": false}, "xaxis2": {"anchor": "y2", "domain": [0, 1], "matches": "x4", "showticklabels": false}, "xaxis3": {"anchor": "y3", "domain": [0, 1], "matches": "x4", "showticklabels": false}, "xaxis4": {"anchor": "y4", "domain": [0, 1]}, "yaxis": {"anchor": "x", "domain": [0.7725, 1], "title": {"font": {"size": 10}, "text": "USD/bbl"}}, "yaxis2": {"anchor": "x2", "domain": [0.515, 0.7425], "title": {"font": {"size": 10}, "text": "USD/bbl"}}, "yaxis3": {"anchor": "x3", "domain": [0.2575, 0.485], "title": {"font": {"size": 10}, "text": "USD/bbl"}}, "yaxis4": {"anchor": "x4", "domain": [0, 0.2275], "title": {"font": {"size": 10}, "text": "USD/bbl"}}}}
